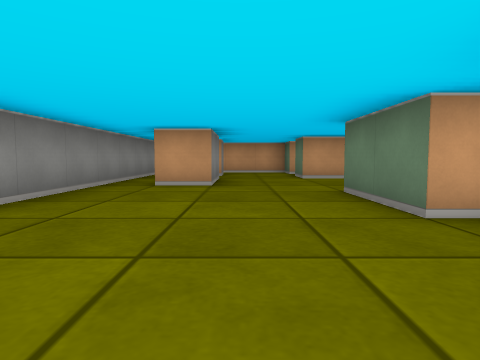
View 1 (above)

22 first-person views from a walk through a cub3D maze. The camera is about half as high as the walls, tilts 4° down and sees 75° across. The floor is counted in squares. Each view is taken from the middle of a square. On the plan, view 1 faces up. The plan holds only what a view shows up to about 9 squares ahead; the rest is blank.

View 2
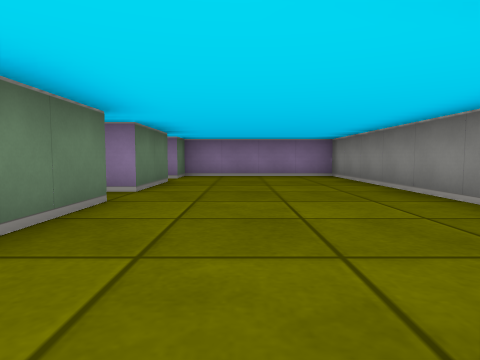

View 3
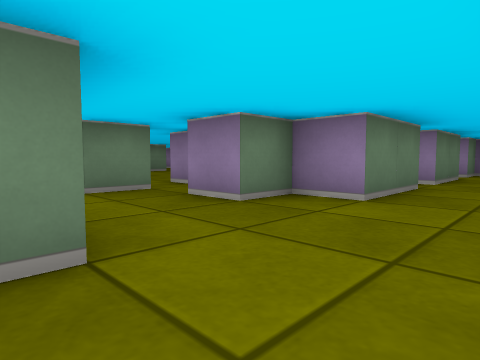

View 4
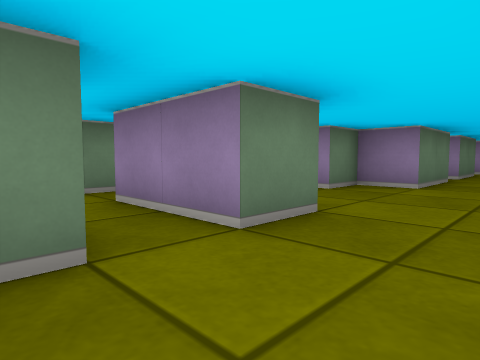

View 5
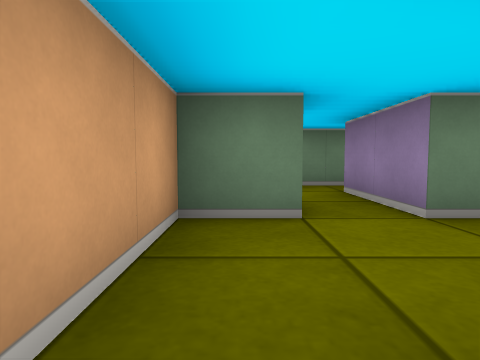

View 6
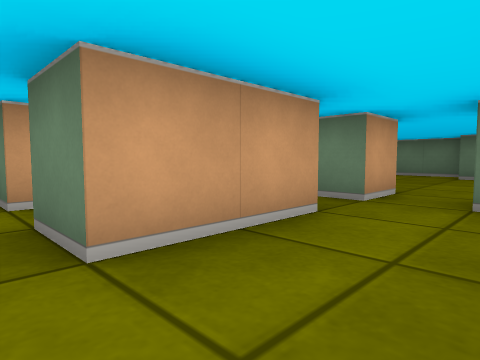

View 7
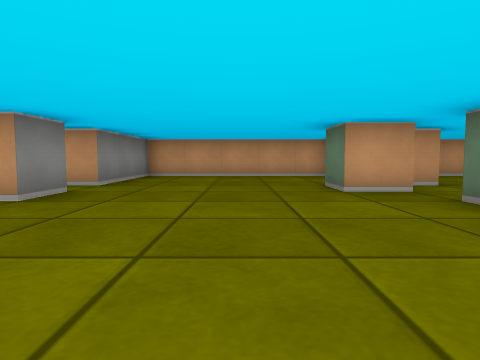

View 8
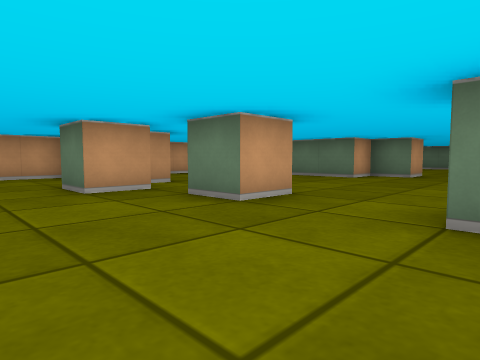

View 9
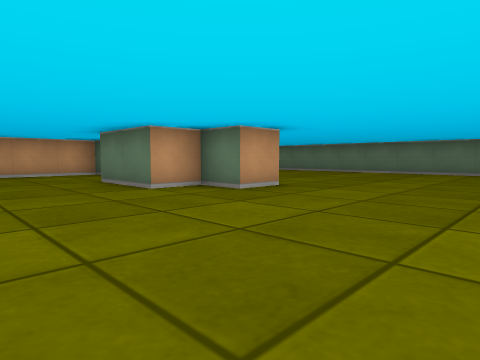

View 10
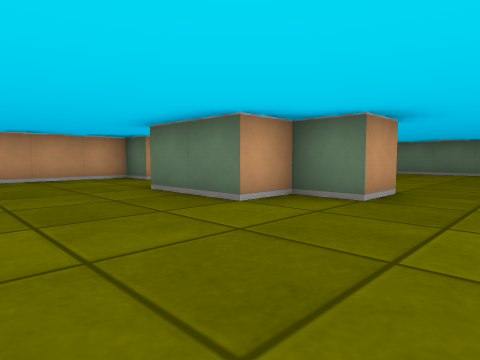

View 11
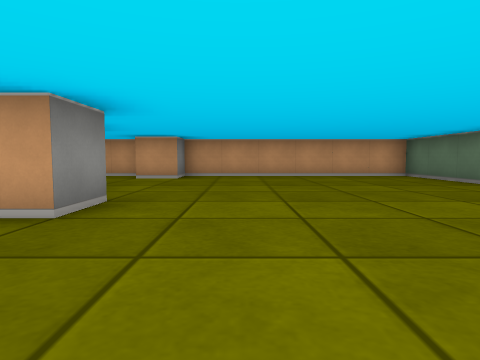

View 12
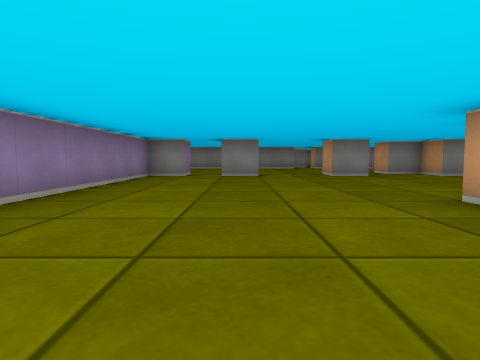

View 13
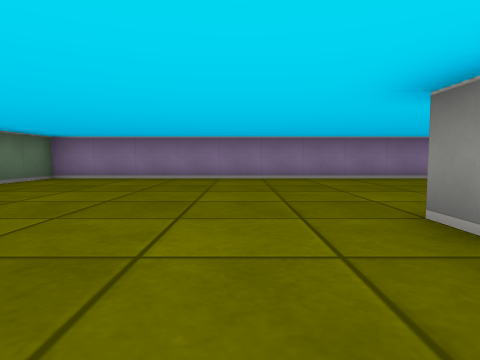

View 14
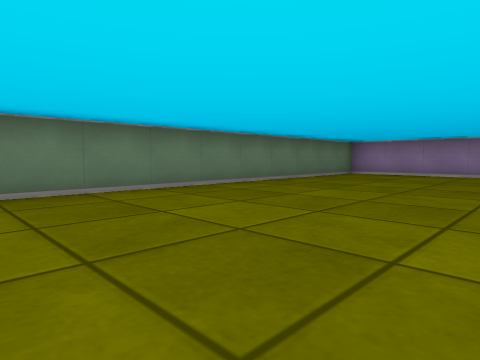

View 15
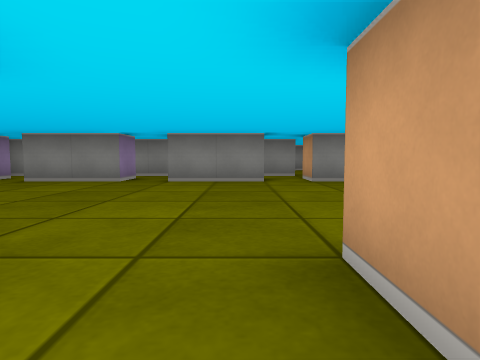

View 16
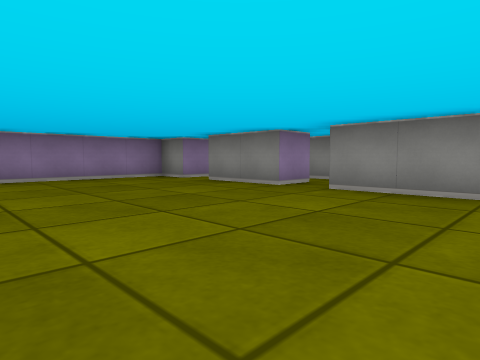

View 17
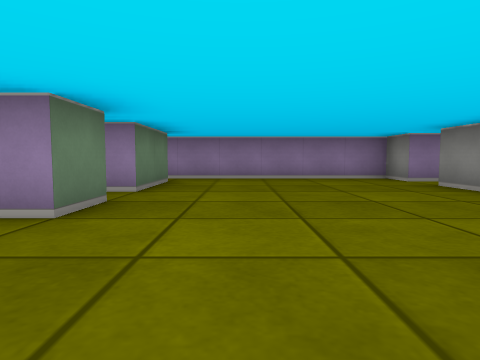

View 18
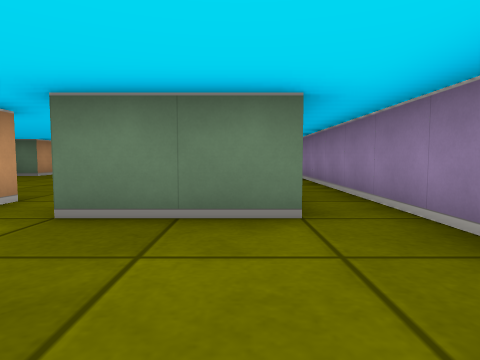

View 19
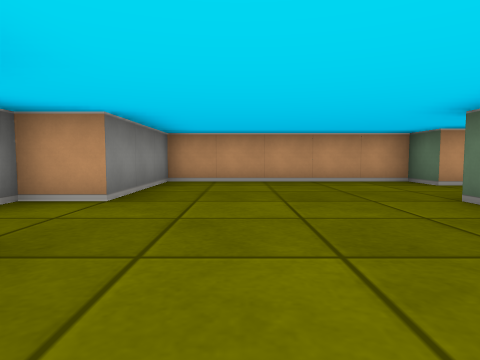

View 20
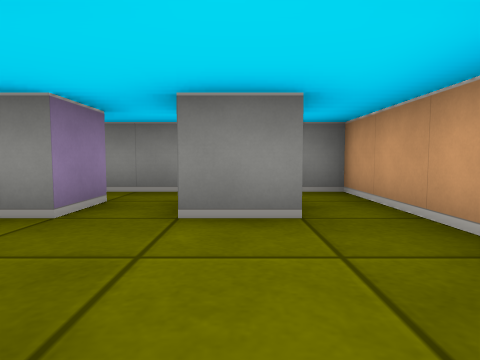

View 21
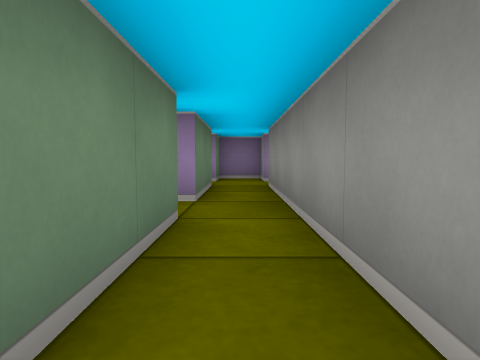

View 22
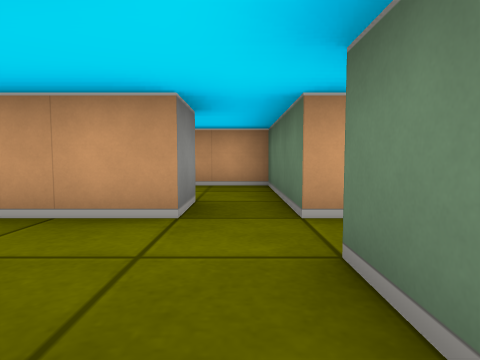

### Floor plan
Points are (right, up) in squares from view 1. A wall is a line through its corners. A room is listed if a view was taken in it or the views show most of it. See-through windows are left out.
Room 1 (view 1)
walls: (1.5, -0.5) (1.5, 1.5) (2, 1.5); (2, 2.5) (1.5, 2.5) (1.5, 4.5); (-0.5, 5.5) (-1.5, 5.5); (-2.5, 5.5) (-2.5, -2.5) (1.5, -2.5) (1.5, -1.5)
ways out: opening at (-2, 6.5) to room 2; opening at (0.5, 5) to room 2
Room 2 (views 2, 3, 4, 5, 6, 7, 8, 9, 10, 11, 12, 13, 14, 15, 16, 17, 18, 19, 20, 21, 22)
walls: (11.5, 5.6) (11.5, 4.5) (10.5, 4.5) (10.5, 5.5); (10.6, 6.5) (9.5, 6.5) (9.5, 7.5); (11.5, 2.6) (11.5, 1.5); (10.5, 1.5) (10.5, 2.5) (11, 2.5); (17.5, 5.5) (17.5, 4.5) (16.5, 4.5) (16.5, 5.5) (15.5, 5.5) (15.5, 7.5); (10.4, 10.5) (5.5, 10.5) (5.5, 7.5) (4.5, 7.5); (10.5, -1.6) (10.5, 0.5) (11.5, 0.5) (11.5, -0.5) (23.5, -0.5) (23.5, 10.5) (17.5, 10.5) (17.5, 9.5) (16.5, 9.5) (16.5, 10.5) (11.5, 10.5) (11.5, 7.5) (10.5, 7.5) (10.5, 9.2); (5.5, 6.5) (5.5, 5.5) (4.5, 5.5) (4.5, 6.5); (4.9, 4.5) (5.5, 4.5) (5.5, 2.5); (4.5, 2.5) (4.5, 4.4); (4.5, 1.5) (5.5, 1.5) (5.5, -0.5); (3.5, 7.5) (1.5, 7.5) (1.5, 8.5) (2.5, 8.5); (4.5, -1.5) (5.5, -1.5) (5.5, -2.5) (15.5, -2.5); (1.5, 4.5) (2.5, 4.5) (2.5, 5.5) (3.5, 5.5) (3.5, 2.5); (1.5, 9.4) (1.5, 10.5) (-2.5, 10.5) (-2.5, 5.5); (-0.5, 9.6) (-0.5, 8.5); (-1.5, 7.5) (-0.5, 7.5) (-0.5, 5.5)
ways out: opening at (-2, 6.5) to room 1; opening at (0.5, 5) to room 1; opening at (3, 9) to room 3; opening at (4, 8) to room 3; opening at (4, 3.5) to room 4; opening at (5, 2) to room 4; opening at (5, -1) to room 5
Room 3 (no view inside)
walls: (2.5, 8.5) (3.5, 8.5) (3.5, 7.5); (4.5, 7.5) (4.5, 10.5) (3.1, 10.5)
ways out: opening at (3, 9) to room 2; opening at (4, 8) to room 2
Room 4 (no view inside)
walls: (3.5, 2.5) (3.5, -0.5); (4.5, -0.5) (4.5, 1.5)
ways out: opening at (4, 3.5) to room 2; opening at (5, 2) to room 2; opening at (4, 0.5) to room 5
Room 5 (no view inside)
walls: (3.5, -1.6) (3.5, -2.5) (4.5, -2.5); (4.5, -2.2) (4.5, -1.5)
ways out: opening at (5, -1) to room 2; opening at (4, 0.5) to room 4

Positions as (right, up) in squares from view 1, and headings:
1: (0, 0), facing up
2: (0, 6), facing down
3: (0, 8), facing down-right
4: (0, 10), facing down-right
5: (-1, 10), facing right
6: (1, 6), facing up-right
7: (8, 2), facing up
8: (8, 2), facing up-right
9: (13, 1), facing up-right
10: (13, 3), facing up-right
11: (19, 2), facing up
12: (20, 2), facing left
13: (19, 7), facing down
14: (19, 9), facing down-right
15: (12, 4), facing left
16: (10, 5), facing down-left
17: (9, 5), facing down
18: (8, -1), facing right
19: (13, 4), facing up
20: (2, 9), facing left
21: (4, 5), facing down
22: (4, 5), facing up
